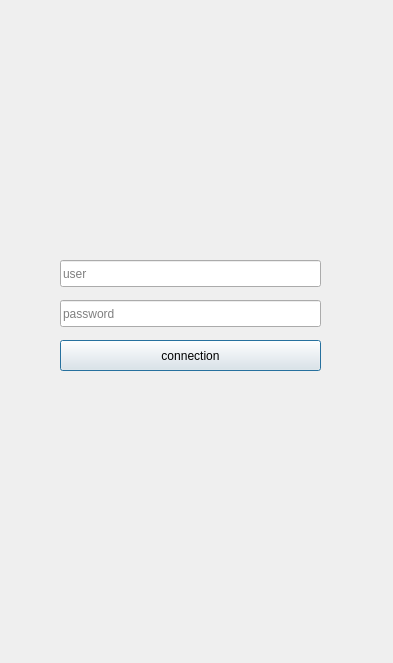
<?xml version="1.0" encoding="UTF-8"?>
<ui version="4.0">
 <class>DialogLogin</class>
 <widget class="QDialog" name="DialogLogin">
  <property name="geometry">
   <rect>
    <x>0</x>
    <y>0</y>
    <width>393</width>
    <height>663</height>
   </rect>
  </property>
  <property name="windowTitle">
   <string>Dialog</string>
  </property>
  <widget class="QPushButton" name="pushButton_connect">
   <property name="geometry">
    <rect>
     <x>60</x>
     <y>340</y>
     <width>261</width>
     <height>31</height>
    </rect>
   </property>
   <property name="text">
    <string>connection</string>
   </property>
  </widget>
  <widget class="QLineEdit" name="lineEdit_user">
   <property name="geometry">
    <rect>
     <x>60</x>
     <y>260</y>
     <width>261</width>
     <height>27</height>
    </rect>
   </property>
   <property name="placeholderText">
    <string>user</string>
   </property>
  </widget>
  <widget class="QLineEdit" name="lineEdit_pwd">
   <property name="geometry">
    <rect>
     <x>60</x>
     <y>300</y>
     <width>261</width>
     <height>27</height>
    </rect>
   </property>
   <property name="echoMode">
    <enum>QLineEdit::Password</enum>
   </property>
   <property name="placeholderText">
    <string>password</string>
   </property>
  </widget>
 </widget>
 <resources/>
 <connections/>
</ui>
